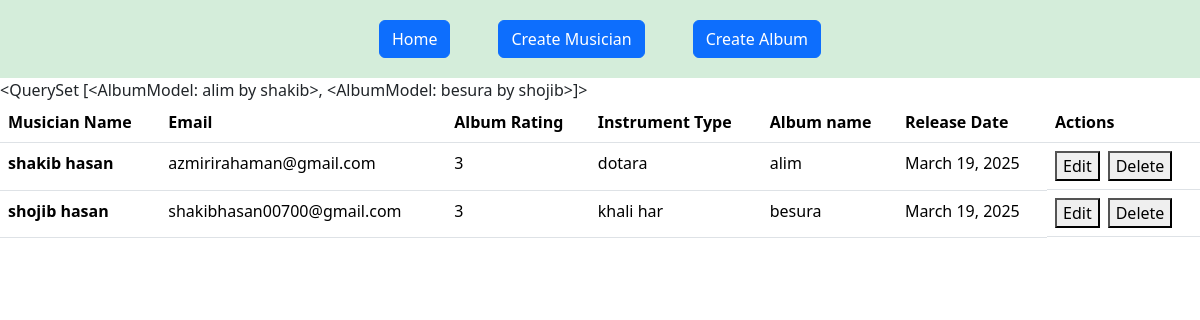
The app's page /, older data.
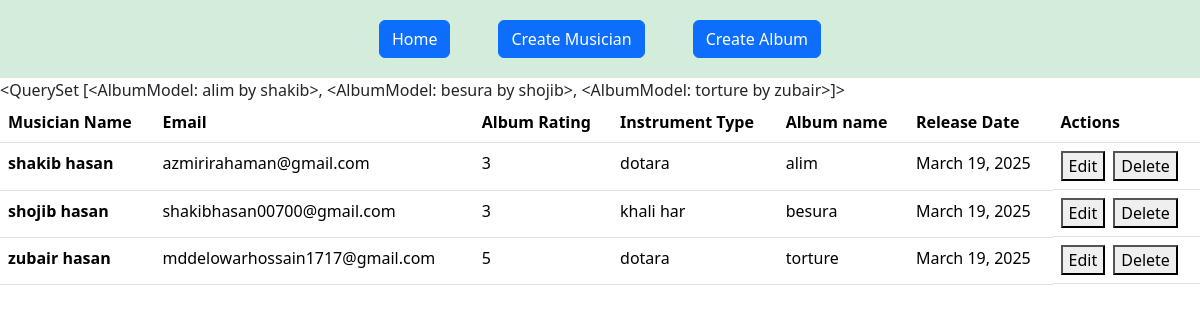
The same page, newer data.
### album/models.py (models this page shows)
class AlbumModel(models.Model):
    album_name = models.CharField(max_length=100)
    release_date = models.DateField()
    rating = models.IntegerField(choices=[(1,1),(2,2),(3,3),(4,4),(5,5)])
    muscian = models.ForeignKey(MusicianModel, on_delete=models.CASCADE ,related_name='albums')
    def __str__ (self):
        return f"{self.album_name} by {self.muscian.first_name}"

### musician/models.py (models this page shows, shortened)
class MusicianModel(models.Model):
    first_name = models.CharField(max_length=100)
    last_name = models.CharField(max_length=100)
    email = models.EmailField(unique=True)
    phone_num = models.CharField(max_length=15)
    instrument_Type = models.CharField(max_length=100)

### Musicians_Directory/views.py (the view)
# urls.py: 2. Add a URL to urlpatterns:  path('', views.home, name='home')
def home(request):
    album_list = AlbumModel.objects.all()
    return render(request,'home.html',{'album_list': album_list})

### templates/home.html (shortened to what this page needs)
{% extends "base.html" %}
{% block main_content %}
{{album_list}}
<table class="table">
    <thead>
      <tr>
        <th scope="col">Musician Name</th>
        <th scope="col">Email</th>
        <th scope="col">Album Rating</th>
        <th scope="col">Instrument Type</th>
        <th scope="col">Album name</th>
        <th scope="col">Release Date</th>
        <th scope="col">Actions</th>
      </tr>
    </thead>
    <tbody>
      {% for x in  album_list %}
      <tr>
        <th scope="row">{{x.muscian.first_name}} {{x.muscian.last_name}}</th>
        <td>{{x.muscian.email}}</td>
        <td>{{x.rating}}</td>
        <td>{{x.muscian.instrument_Type}}</td>
        <td>{{x.album_name}}</td>
        <td>{{x.release_date}}</td>
        <td class="d-flex gap-2">
           <a href="{% url "edit_album" x.id %}"><button>Edit</button></a>
           <a href="{% url "delete_album" x.id %}"><button>Delete</button></a>
        </td>
      </tr>
      {% endfor %}
    </tbody>
  </table>
{% endblock  %}

### templates/base.html (shortened to what this page needs)
<!DOCTYPE html>
<html lang="en">
<head>
    <link href="https://cdn.jsdelivr.net/npm/bootstrap@5.3.3/dist/css/bootstrap.min.css" rel="stylesheet">
</head>
<body>
    <header class="p-1 " style="background-color: #d4edda;">
        <nav class="mt-3 d-flex justify-content-center align-items-center gap-5">
            <a href="{% url 'homepage' %}"><p class="btn btn-primary" >Home </p></a>
            <a href="{% url 'add_musician' %}"><p class="btn btn-primary" >Create Musician </p></a>
            <a href="{% url 'add_album' %}"><p class="btn btn-primary">Create Album</p></a>
        </nav>
    </header>
    <main>
        {% block main_content %}
        {% endblock %}
    </main>
</body>
</html>

Row changes from the older to the newer data that the page shows:
computed for AlbumModel "alim": album_name+muscian "<QuerySet [<AlbumModel: alim by shakib>, <AlbumModel: besura by shojib>]>" → "<QuerySet [<AlbumModel: alim by shakib>, <AlbumModel: besura by shojib>, <AlbumModel: torture by zubair>]>"
added AlbumModel: muscian.first_name "zubair", muscian.last_name "hasan", muscian.email "mddelowarhossain1717@gmail.com", rating "5", muscian.instrument_Type "dotara", album_name "torture", release_date "March 19, 2025"
